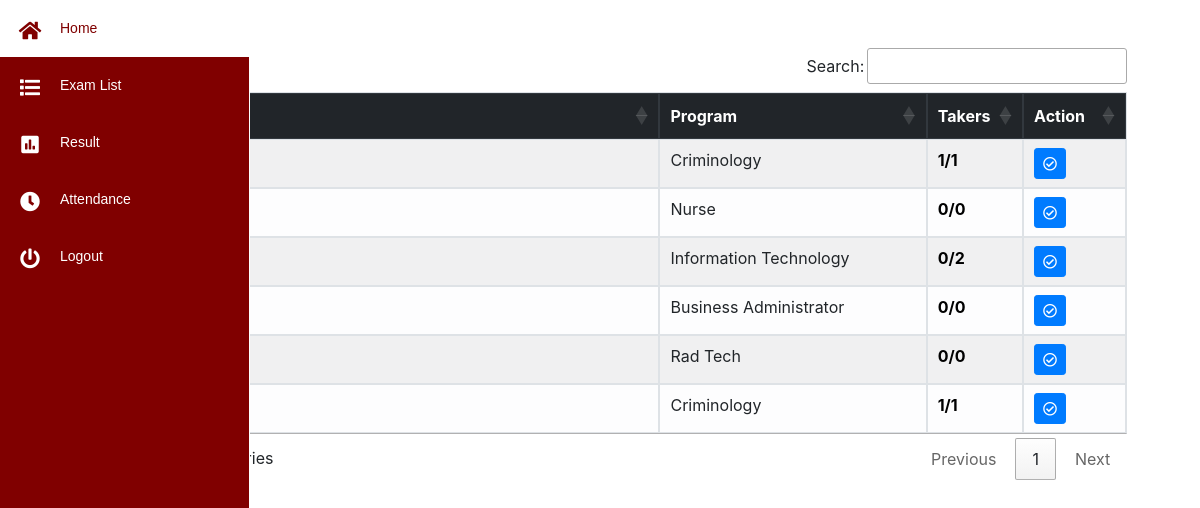
Page /emp/result.php (signed in) on the committed database.
### tables this page shows
CREATE TABLE `lexamtb` (
  `lexamtbl_id` int(11) NOT NULL,
  `exam_name` varchar(255) NOT NULL,
  `program` varchar(225) NOT NULL,
  `exam_no` varchar(255) NOT NULL,
  `actyear` varchar(225) NOT NULL,
  `status` enum('0','1') NOT NULL
);

### emp/result.php (the view, shortened to what this page needs)
<?php
include 'php/nav.php';
$q1="SELECT * FROM lexamtb WHERE actyear ='$active'";
 $r1= mysqli_query($conn,$q1);
?>
 <link rel="stylesheet" type="text/css" href="https://cdn.datatables.net/1.10.19/css/jquery.dataTables.css">
<div class="container">
<br>
<br>
   <div class=" table-sorting table-responsive-sm mx-auto " style="width:95%">
                   <table class="table table-striped table-bordered table-light"  id="tSortable20">
                    <thead class="thead-dark">
                     <tr>
                                            <th style="width:1%">#</th>
                                            <th style="width:40%">Exam List</th>
                                            <th style="width:20%">Program</th>
                                            <th style="width:2%">Takers</th>
                                            <th style="width:5%">Action</th>
                                        </tr>
                                      </thead>
                                              <tbody>
                                        <?php
                                        $counter =1;
                                        while($row = mysqli_fetch_array($r1)){
?>
                                        <tr weight="100%">
                                        <td ><?php echo $counter; ?></td>
                                        <td><?php echo $row["exam_name"]; ?></td>
                                        <td><?php echo $row["program"]; ?></td>
 <?php
 $eid = $row["exam_no"];
$program =$row["program"];
$rows_enroll= mysqli_query($conn, "SELECT * FROM enrolltbl WHERE enroll_date ='$active' AND program='$program'");
$rows_enroll_count= mysqli_num_rows($rows_enroll);
$rows_done= mysqli_query($conn, "SELECT * FROM evaltbl WHERE exam_no ='$eid' ");
$rows_done_count= mysqli_num_rows($rows_done);
?>
         								  <td style="color: white;"><b style="color: black"><?php echo $rows_done_count;?>/<?php echo $rows_enroll_count;?></b> </td>
                                     <td><a hidden href="eval.php?id=<?php echo $row["exam_no"]; ?>" class="btn btn-success btn-sm" title="evaluation" ><i class="fas fa-align-left"></i></a>
                                      <a href="result_es.php?id=<?php echo $row["exam_no"]; ?>" class="btn btn-primary btn-sm" title="exam result" ><i class="far fa-check-circle"></i></a>
                                     </td>
                             </tr>
<?php
 $counter++;
   }
  ?>
  </tbody>
</div></div>

### emp/admin_sidemenu.css (style rules this page uses)
.body, html { height: 100% }

### rows in the picture
lexamtb: program "Criminology", rows_done_count "1", rows_enroll_count "1"
lexamtb: program "Nurse", rows_done_count "0", rows_enroll_count "0"
lexamtb: program "Information Technology", rows_done_count "0", rows_enroll_count "2"
lexamtb: program "Business Administrator", rows_done_count "0", rows_enroll_count "0"
lexamtb: program "Rad Tech", rows_done_count "0", rows_enroll_count "0"
lexamtb: program "Criminology", rows_done_count "1", rows_enroll_count "1"
